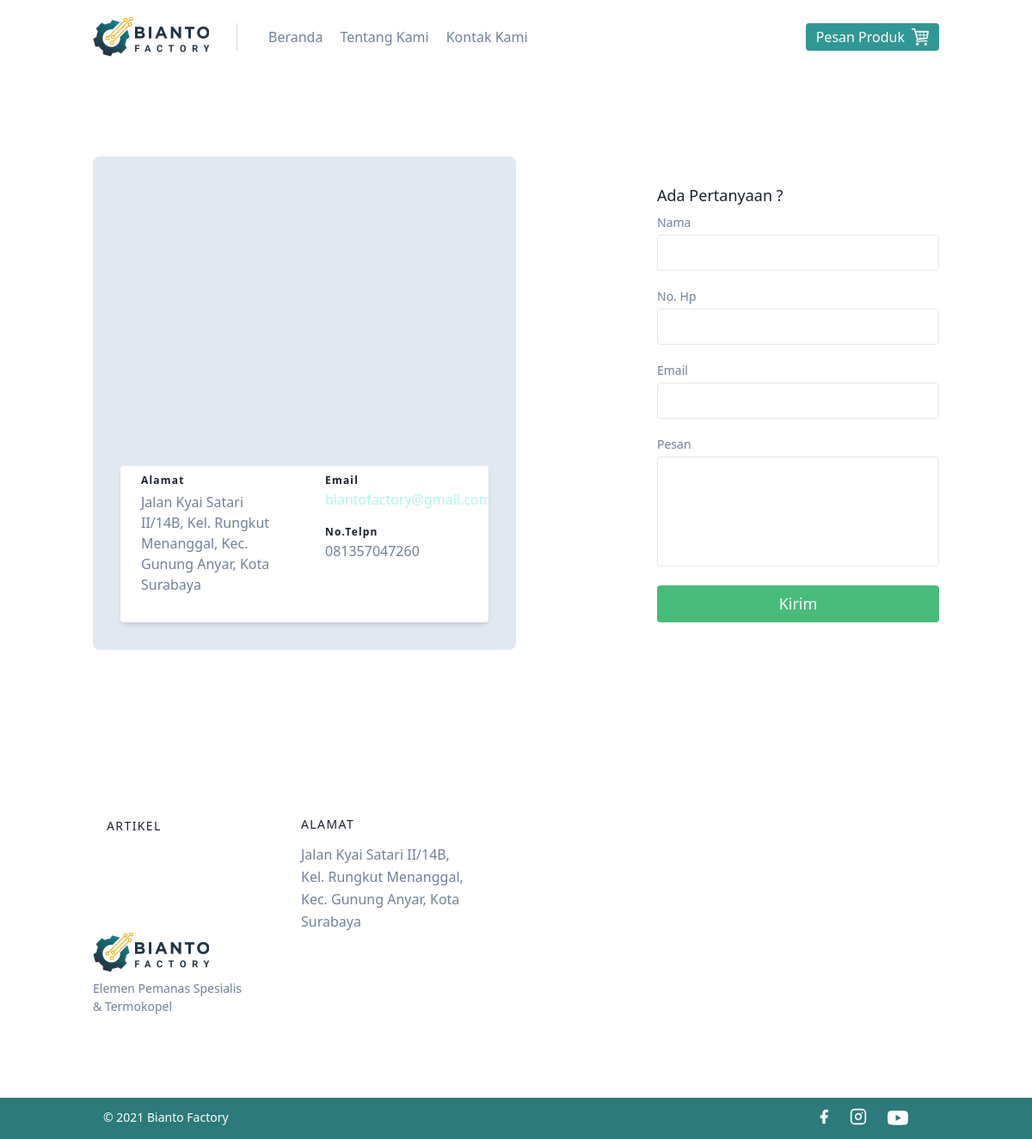
The page /contact.php on the database its author committed.
### tables this page shows
CREATE TABLE `contact` (
  `id` int(11) NOT NULL,
  `alamat` text NOT NULL,
  `tlpn` varchar(13) NOT NULL,
  `email` text NOT NULL
);

CREATE TABLE `sosialmedia` (
  `id` int(11) NOT NULL,
  `instagram` varchar(255) NOT NULL,
  `facebook` varchar(255) NOT NULL,
  `twitter` varchar(255) NOT NULL,
  `linkedin` varchar(255) NOT NULL,
  `youtube` varchar(255) NOT NULL
);

### contact.php (the view, shortened to what this page needs)
<?php
include('includes/config.php');
?>
<!DOCTYPE html>
<html lang="en">
<head>
  <link href="https://unpkg.com/tailwindcss@^1.0/dist/tailwind.min.css" rel="stylesheet">
</head>
<body>
  <?php include('includes/header.php'); ?>
  <section class="text-gray-600 body-font relative">
    <?php
    $sql = "SELECT * from contact";
    $query1 = mysqli_query($koneksidb, $sql);
    if (mysqli_num_rows($query1) > 0) {
      while ($result = mysqli_fetch_array($query1)) {
    ?>
        <form action="contact-aksi.php" method="post" enctype="multipart/form-data">
          <div class="container px-5 py-24 mx-auto flex sm:flex-nowrap flex-wrap">
            <div class="lg:w 3/6 md:w-2/4 bg-gray-300 rounded-lg overflow-hidden sm:mr-8 p-8 flex items-end justify-start relative">
              <iframe width="100%" height="100%" class="absolute inset-0" frameborder="0" title="map" src="https://www.google.com/maps/embed?pb=!1m18!1m12!1m3!1d3957.1512790863917!2d112.76341851477532!3d-7.336902294705242!2m3!1f0!2f0!3f0!3m2!1i1024!2i768!4f13.1!3m3!1m2!1s0x2dd7fb6537b8ef8d%3A0x918ec9a03167c4e5!2sBIANTO%20FACTORY%20%7C%7C%20Jual%20ELEMEN%20PEMANAS!5e0!3m2!1sid!2sid!4v1616426909214!5m2!1sid!2sid" marginheight="0" marginwidth="0" scrolling="no" style="filter: grayscale(1) contrast(1.2) opacity(0.4);"></iframe>
              <div class="bg-white relative flex flex-wrap py-2 rounded shadow-md">
                <div class="lg:w-1/2 px-6">
                  <h2 class="title-font font-semibold text-gray-900 tracking-widest text-xs">Alamat</h2>
                  <p class="mt-1"> <?php echo htmlentities($result['alamat']); ?> </p>
                  <br>
                </div>
                <div class="lg:w-1/2 px-6 mt-4 lg:mt-0">
                  <h2 class="title-font font-semibold text-gray-900 tracking-widest text-xs">Email</h2>
                  <a class="text-teal-200 leading-relaxed"> <?php echo htmlentities($result['email']); ?> </a>
                  <h2 class="title-font font-semibold text-gray-900 tracking-widest text-xs mt-4">No.Telpn</h2>
                  <p class="leading-relaxed"> <?php echo htmlentities($result['tlpn']); ?> </p>
                </div>
              </div>
            </div>
            <div class="lg:w-1/3 md:w-2/4 bg-white flex flex-col md:ml-auto w-full md:py-8 mt-8 md:mt-0">
              <h1 class="text-gray-900 text-lg mb-1 font-medium title-font"> Ada Pertanyaan ?</h1>
              <div class="relative mb-4">
                <label for="name" class="leading-7 text-sm text-gray-600">Nama</label>
                <input type="text" id="nama" name="nama" class="w-full bg-white rounded border border-gray-300 focus:border-indigo-500 focus:ring-2 focus:ring-indigo-200 text-base outline-none text-gray-700 py-1 px-3 leading-8 transition-colors duration-200 ease-in-out" required>
              </div>
              <div class="relative mb-4">
                <label for="hp" class="leading-7 text-sm text-gray-600">No. Hp</label>
                <input type="text" id="hp" name="hp" class="w-full bg-white rounded border border-gray-300 focus:border-indigo-500 focus:ring-2 focus:ring-indigo-200 text-base outline-none text-gray-700 py-1 px-3 leading-8 transition-colors duration-200 ease-in-out" required>
              </div>
              <div class="relative mb-4">
                <label for="email" class="leading-7 text-sm text-gray-600">Email</label>
                <input type="email" id="email" name="email" class="w-full bg-white rounded border border-gray-300 focus:border-indigo-500 focus:ring-2 focus:ring-indigo-200 text-base outline-none text-gray-700 py-1 px-3 leading-8 transition-colors duration-200 ease-in-out" required>
              </div>
              <div class="relative mb-4">
                <label for="pesan" class="leading-7 text-sm text-gray-600">Pesan</label>
                <textarea id="pesan" name="pesan" class="w-full bg-white rounded border border-gray-300 focus:border-indigo-500 focus:ring-2 focus:ring-indigo-200 h-32 text-base outline-none text-gray-700 py-1 px-3 resize-none leading-6 transition-colors duration-200 ease-in-out" required></textarea>
              </div>
              <button class="text-white bg-green-500 border-0 py-2 px-6 focus:outline-none hover:bg-green-600 rounded text-lg" action="contact-aksi.php">Kirim</button>
            </div>
        </form>
    <?php }
    } ?>
</body>
<?php include('includes/footer.php'); ?>
</html>

### includes/footer.php (shortened to what this page needs)
<footer class="text-gray-600 body-font">
    <div class="container px-5 py-24 mx-auto flex md:items-center lg:items-start md:flex-row md:flex-nowrap flex-wrap flex-col">
        <div class="w-64 flex-shrink-0 md:mx-0 mx-auto text-center md:text-left md:mt-0 mt-10">
            <a class="flex title-font font-medium items-center md:justify-start justify-center text-gray-900">
                <a class="navbar-brand js-scroll-trigger" href="index.php"><img src="assets/images/logobiantoheader.png" alt="" /></a>
            </a>
            <p class="mt-2 text-sm text-black-500">Elemen Pemanas Spesialis <br>& Termokopel</p>
        </div>
        <div class="flex-grow flex flex-wrap md:pr-20 -mb-10 md:text-left text-center order-first">
            <div class="lg:w-1/4 md:w-1/2 w-full px-4">
                <a class="title-font font-medium text-gray-900 tracking-widest text-sm mb-3 mr-5 navbar-brand js-scroll-trigger hover:text-teal-600" href="artikel.php"> ARTIKEL</a>
            </div>
            <div class="lg:w-1/4 md:w-1/2 w-full px-4">
                <h2 class="title-font font-medium text-gray-900 tracking-widest text-sm mb-3">ALAMAT</h2>
                <nav class="list-none mb-10">
                    <?php
                    $sql = "SELECT * from contact";
                    $query1 = mysqli_query($koneksidb, $sql);
                    if (mysqli_num_rows($query1) > 0) {
                        while ($result = mysqli_fetch_array($query1)) {
                    ?>
                            <li>
                                <p class="leading-relaxed text-base"> <?php echo htmlentities($result['alamat']); ?></p>
                            </li>
                </nav>
            </div>
        </div>
    </div>
<?php }
                    } ?>
<?php
$sql = "SELECT * from sosialmedia";
$query1 = mysqli_query($koneksidb, $sql);
if (mysqli_num_rows($query1) > 0) {
    while ($result = mysqli_fetch_array($query1)) {
?>
        <div class="bg-teal-700">
            <div class="container mx-auto py-3 px-8 flex flex-wrap flex-col sm:flex-row">
                <p class="text-white text-sm text-center sm:text-left">© 2021 Bianto Factory</p>
                <span class="inline-flex sm:ml-auto sm:mt-0 mt-2 justify-center sm:justify-start">
                    <a class="mx-5 text-white hover:text-teal-200" href="<?php echo htmlentities($result['facebook']); ?>" target="_blank">
                        <svg fill="currentColor" stroke-linecap="round" stroke-linejoin="round" stroke-width="2" class="w-5 h-5" viewBox="0 0 24 24">
                            <path d="M18 2h-3a5 5 0 00-5 5v3H7v4h3v8h4v-8h3l1-4h-4V7a1 1 0 011-1h3z"></path>
                        </svg>
                    </a>
                    <a class="text-white hover:text-teal-200" href="<?php echo htmlentities($result['instagram']); ?>" target="_blank">
                        <svg fill="none" stroke="currentColor" stroke-linecap="round" stroke-linejoin="round" stroke-width="2" class="w-5 h-5" viewBox="0 0 24 24">
                            <rect width="20" height="20" x="2" y="2" rx="5" ry="5"></rect>
                            <path d="M16 11.37A4 4 0 1112.63 8 4 4 0 0116 11.37zm1.5-4.87h.01"></path>
                        </svg>
                    </a>
                    <a class="mx-6 text-white hover:text-teal-200" href="<?php echo htmlentities($result['youtube']); ?>" target="_blank">
                    </a>
                </span>
            </div>
        </div>
<?php }
} ?>
</footer>

### rows shown on the page
contact: alamat "Jalan Kyai Satari II/14B, Kel. Rungkut Menanggal, Kec. Gunung Anyar, Kota Surabaya", email "biantofactory@gmail.com", tlpn "081357047260"
